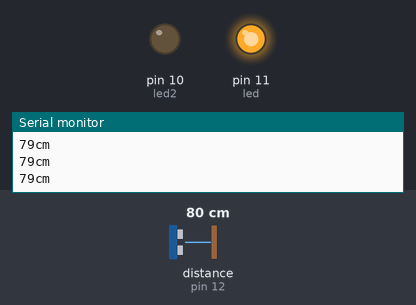
Bench run of a sketch on a simulated Arduino Uno, built with avr-gcc and run on an emulated ATmega328P. Shown: output pins drawn as LEDs (lit = HIGH), the last lines printed to the serial monitor. Wiring (inferred from the names in the program): ultrasonic range finder: trigger pin 13; echo pin 12. Dashed ring = blinking. The test bench sets the inputs (shaded band); at power-on: distance to the obstacle (sensor on pin 12) 80 cm. The echo pulse lasts 58.3 µs per cm; pins used as bus, display or sensor lines are not drawn.

Above: at 1.3 s.
1.4 s: distance to the obstacle (sensor on pin 12) set to 4 cm
At 1.9 s:
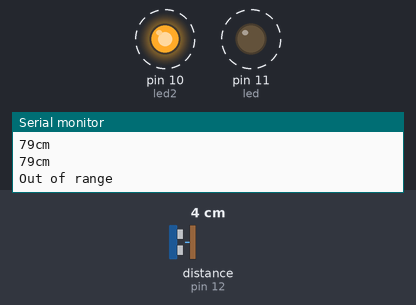
4.4 s: distance to the obstacle (sensor on pin 12) set to 9 cm
At 5.0 s:
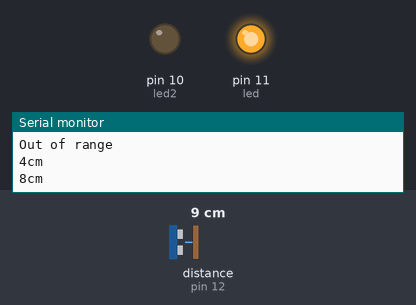
5.9 s: distance to the obstacle (sensor on pin 12) set to 2 cm
At 7.0 s:
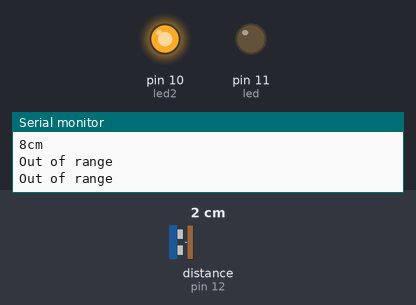
7.5 s: distance to the obstacle (sensor on pin 12) set to 18 cm
At 8.3 s:
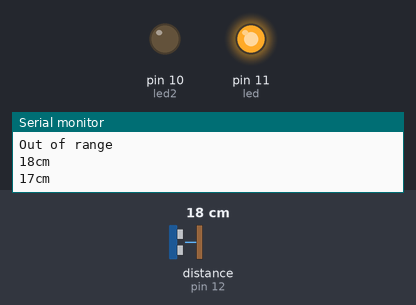
Timing chart, 0 to 10.0 s (numbered marks = the images above; inputs shaded):
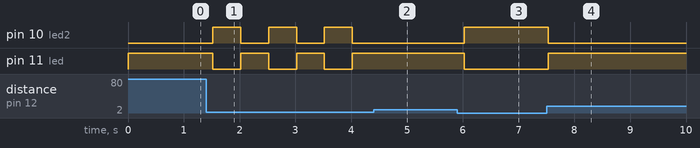

Measured:
- after the input at 1.4 s, pin 10 (led2), pin 11 (led): alternates HIGH for 0.50 s and LOW for 0.50 s, starting after 0.12 s
- after the input at 4.4 s, pin 10 (led2): stays LOW (without the input it goes to HIGH after 0.12 s); pin 11 (led): stays HIGH (without the input it goes to LOW after 0.12 s)
- after the input at 5.9 s, pin 10 (led2): LOW → HIGH after 0.13 s; pin 11 (led): HIGH → LOW after 0.13 s
- after the input at 7.5 s, pin 10 (led2): HIGH → LOW at once; pin 11 (led): LOW → HIGH at once

The sketch:

A23_E3.ino
```cpp
#define trigPin 13
#define echoPin 12
#define led 11
#define led2 10

void setup()
{
  Serial.begin (9600);
  pinMode (trigPin,OUTPUT);
  pinMode (echoPin,INPUT);
  pinMode(led, OUTPUT);
  pinMode (led2, OUTPUT);
}
void loop()
{
  long duration, distance;
  digitalWrite(trigPin, LOW);
  delayMicroseconds(2);
  digitalWrite(trigPin, HIGH);
  delayMicroseconds(10);
  digitalWrite(trigPin,LOW);
  duration = pulseIn(echoPin, HIGH);
  distance = (duration/2) / 29.1;
  if (distance < 4)
  {
    Serial.println("Out of range");
    digitalWrite (led2, HIGH);
    digitalWrite(led, LOW);
  }
  else
  {
    Serial.print (distance);
    Serial.println("cm");
    digitalWrite(led2, LOW);
    digitalWrite(led, HIGH);
  }
  delay(500);
}
```
